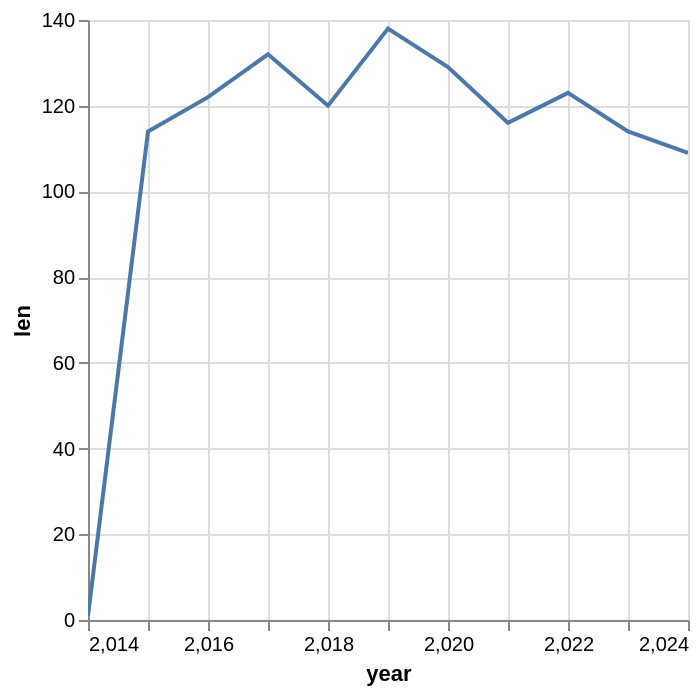

This figure's notebook cell:
### Code cell
panel_common_2019_2020.filter(
    pl.col('is_employed_has_disablity') == 1
).group_by('year').len().plot.line(x='year', y='len')

### Figure 1 — Vega-Lite specification as saved in the notebook (floating-point values rounded to 4 significant figures)
{"config": {"view": {"continuousWidth": 300, "continuousHeight": 300}}, "data": {"name": "data-52633cf40382d6bc9892669eefdf8d0d"}, "mark": {"type": "line", "tooltip": true}, "encoding": {"x": {"field": "year", "type": "quantitative"}, "y": {"field": "len", "type": "quantitative"}}, "params": [{"name": "param_1e9efca18e7a2868", "select": {"type": "interval", "encodings": ["x", "y"]}, "bind": "scales"}], "$schema": "https://vega.github.io/schema/vega-lite/v6.1.0.json", "datasets": {"data-52633cf40382d6bc9892669eefdf8d0d": [{"year": 2023.0, "len": 114}, {"year": 2021.0, "len": 116}, {"year": 2022.0, "len": 123}, {"year": 2015.0, "len": 114}, {"year": 2016.0, "len": 122}, {"year": 2019.0, "len": 138}, {"year": 2020.0, "len": 129}, {"year": 2024.0, "len": 109}, {"year": 2014.0, "len": 1}, {"year": 2017.0, "len": 132}, {"year": 2018.0, "len": 120}]}}
